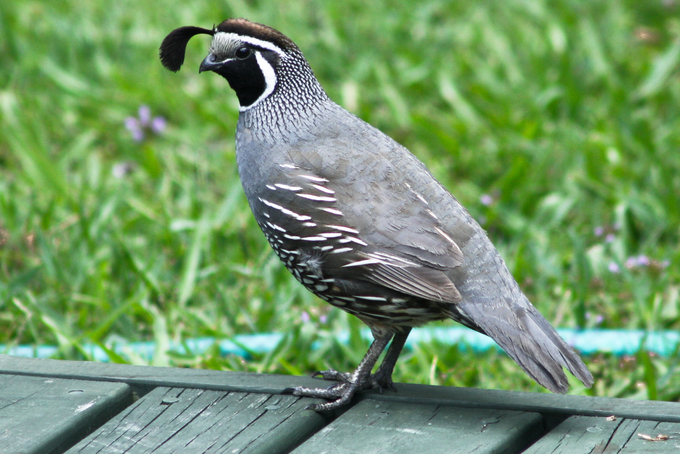
#> input picture example/original.jpg, 680 x 454 px
$ python wiggle-it.py example/original.jpg
#> lines starting #> are read from the running program, lines starting #| are printed output that depends on the picture
#! /usr/bin/env python3
from __future__ import print_function

import os.path
from argparse import ArgumentParser

from PIL import Image
import numpy as np
import matplotlib.pyplot as plt


def image_to_wiggle(filename, skip=1):
#> called with filename = 'example/original.jpg', skip = 1
    image = Image.open(filename, 'r').convert(mode='L')
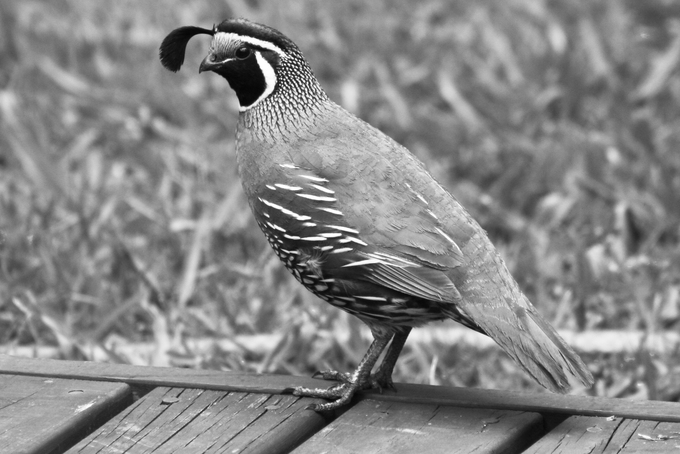
#> image: PIL image 680x454 L; min 4, max 255, mean 134.7
    shape = (image.height, image.width)
#> shape = (454, 680)
    pixels = np.asarray(image.getdata(), dtype=np.float64).reshape(shape)
    pixels = (pixels.T - 127.5) / 127.5 # -1 < pixel < 1
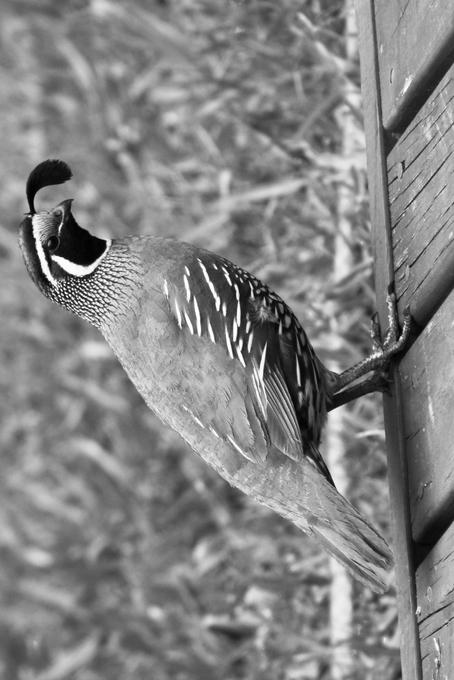
#> pixels: shape (680, 454) float64; min -0.969, max 1, mean 0.0566; drawn with min black and max white

    fig, ax = plt.subplots()

    y = np.arange(image.height, 0, -1)

    for i, trace in enumerate(pixels[::skip, :]):
        offset = i * 2
        x = trace + offset

        ax.plot(x, y, 'k-')
        ax.fill_betweenx(y, offset, x, where=(x < offset), color='k')
#> this loop made 680 passes
#> offset on passes 1 to 3: 0, 2, 4

    ax.set_xlim(0, image.width * 2 / skip)
    ax.set_ylim(0, image.height)

    fig.canvas.set_window_title("{} wiggle".format(*os.path.splitext(filename)))
    print("Supported output formats:", *sorted(fig.canvas.get_supported_filetypes().keys()))
    plt.show()
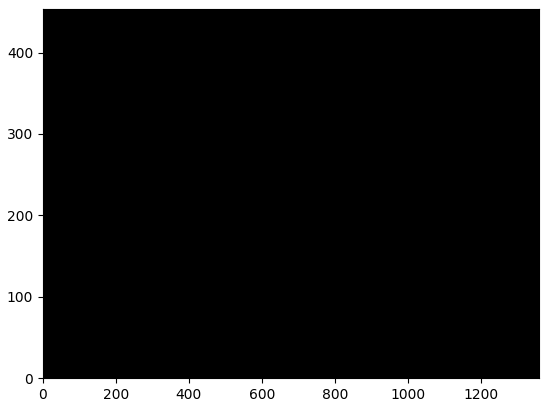
#> figure drawn by matplotlib, 1 panel


if __name__ == '__main__':
    parser = ArgumentParser()
    parser.add_argument('filename', help="image path")
    parser.add_argument('--skip', type=int, default=1, help="trace increment")

    args = parser.parse_args()

    image_to_wiggle(args.filename, args.skip)
